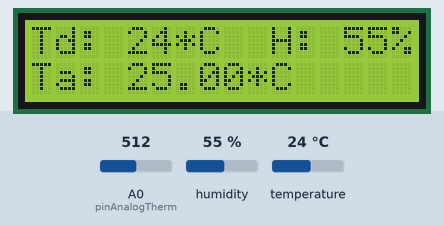
Simulated run of this sketch. Board: Arduino Uno, built with avr-gcc and run on an emulated ATmega328P. Shown: 16×2 character LCD. Inputs (shaded band) come from the test bench; at power-on: A0 (pinAnalogTherm) = 512, humidity 55 %, temperature 24 °C.

Above: at 3.2 s.
3.3 s: A0 (pinAnalogTherm) set to 164
At 5.1 s:
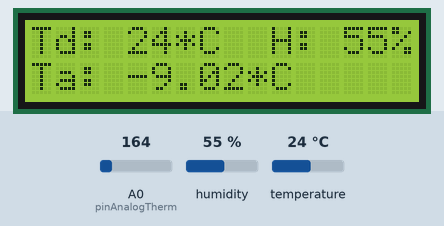
5.6 s: A0 (pinAnalogTherm) set to 146
At 7.4 s:
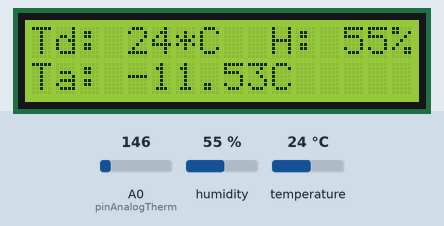
7.7 s: A0 (pinAnalogTherm) set to 0
At 8.9 s:
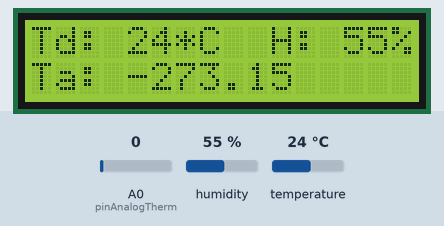
9.7 s: humidity set to 22 %
At 11.4 s:
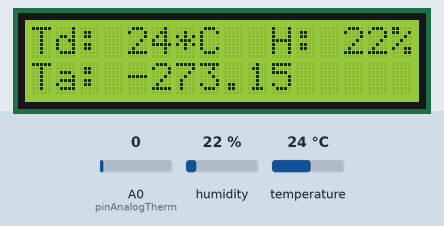
11.8 s: temperature set to 12 °C
At 12.8 s:
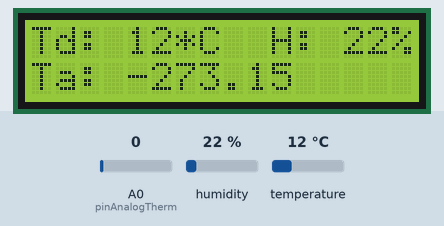
13.8 s: humidity set to 40 %
At 15.3 s:
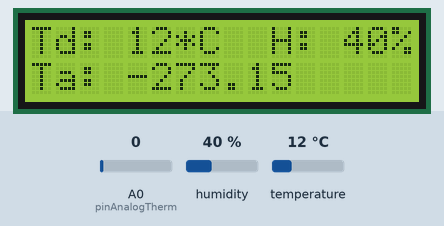
Timing chart, 0 to 16.8 s (numbered marks = the images above; inputs shaded):
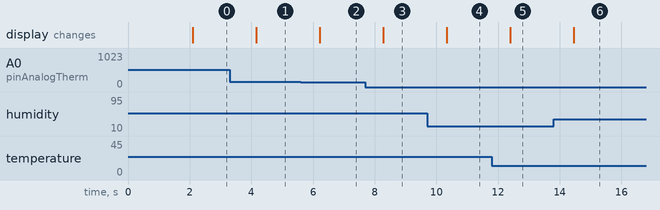

Measured:
- the behaviour switches between 157 and 156 on A0 (pinAnalogTherm) (found by bisection; images 1 and 2)
- after the input at 3.3 s, the display: changes after 0.86 s (image 1)
- after the input at 5.6 s, the display: changes after 0.61 s (image 2)
- after the input at 7.7 s, the display: changes after 0.57 s (image 3)
- after the input at 9.7 s, the display: changes after 0.63 s (image 4)
- after the input at 11.8 s, the display: changes after 0.59 s (image 5)
- after the input at 13.8 s, the display: changes after 0.65 s (image 6)

The sketch:

main.ino
```cpp
#include <SimpleDHT.h>
#include <LiquidCrystal.h>

int pinDHT11 = 5;
int pinAnalogTherm = A0;
SimpleDHT11 dht11(pinDHT11);
LiquidCrystal lcd(7,8,9,10,11,12);

void setup() {
  Serial.begin(115200);
  lcd.begin(16,2);
  lcd.print("Bienvenue !");
  delay(2000);
  lcd.clear();
}

void loop() {
  // read without samples.
  byte temperatureDHT11 = 0;
  int temperatureAnalog = analogRead(pinAnalogTherm);
  double tempK = log(10000.0 * ((1024.0/temperatureAnalog -1)));
  tempK = 1/(0.001129148 + (0.000234125 + (0.0000000876741 * tempK * tempK))*tempK);
  float tempC = tempK - 273.15;
  byte humidity = 0;
  int err = SimpleDHTErrSuccess;
  lcd.setCursor(0,1);
  if ((err = dht11.read(&temperatureDHT11, &humidity, NULL)) != SimpleDHTErrSuccess) {
    lcd.print("Read DHT11 fail");
    lcd.setCursor(1,1);
    lcd.print("Error : "); lcd.print(err); delay(1000);
    return;
  }
  lcd.setCursor(0,0);
  lcd.print("Td:   *C  H:   %");
  lcd.setCursor(0,1);
  lcd.print("Ta:      *C");
  lcd.setCursor(4,0);
  lcd.print((int)temperatureDHT11);
  lcd.setCursor(13,0);
  lcd.print((int)humidity);
  lcd.setCursor (4,1);
  lcd.print((float)tempC);

  // DHT11 sampling rate is 1HZ.
  delay(1000);
}
```
